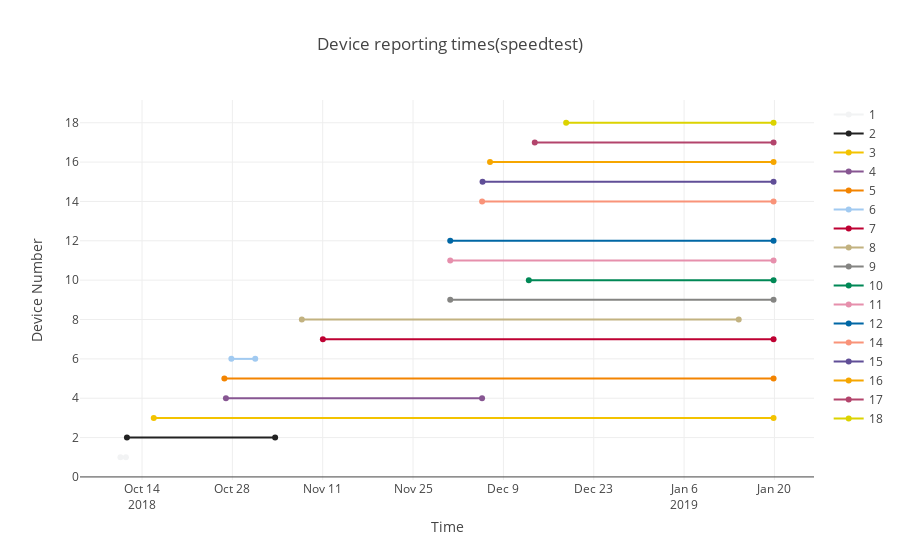

Notebook code cell kept with this figure:
### Code cell
print("Speedtest reporting times:")
data=[]
for i in range(len(device_numbers)):
    try:
        result_upload_first[i] = dateutil.parser.parse(result_upload_first[i]).strftime('%Y-%m-%d %H:%M:%S')
    except:
        result_upload_first[i]=None
    try:    
        result_upload_last[i] = dateutil.parser.parse(result_upload_last[i]).strftime('%Y-%m-%d %H:%M:%S')
    except:
        result_upload_last[i]=None
    print("Device: ", device_numbers[i],"  was reporting from ", result_upload_first[i], " to ",result_upload_last[i])
    trace = go.Scatter(x=[result_upload_first[i],result_upload_last[i]],y=[device_numbers[i],device_numbers[i]], 
                       name = device_numbers[i],marker=dict(color=colors[i]))
    data.append(trace)
layout = dict(title = "Device reporting times(speedtest)",xaxis=dict(title="Time"),
        yaxis=dict(title="Device Number"))
fig = go.Figure(data=data, layout=layout)
iplot(fig)

### Figure 1 — Plotly figure (JSON) as saved in the notebook; plotly's stock layout.template omitted (floating-point values rounded to 4 significant figures)
{"data": [{"marker": {"color": "F2F3F4"}, "name": 1, "type": "scatter", "x": ["2018-10-10 15:45:43", "2018-10-11 12:00:09"], "y": [1, 1]}, {"marker": {"color": "222222"}, "name": 2, "type": "scatter", "x": ["2018-10-11 15:55:58", "2018-11-03 15:00:12"], "y": [2, 2]}, {"marker": {"color": "F3C300"}, "name": 3, "type": "scatter", "x": ["2018-10-15 19:36:18", "2019-01-19 20:42:05"], "y": [3, 3]}, {"marker": {"color": "875692"}, "name": 4, "type": "scatter", "x": ["2018-10-27 00:03:48", "2018-12-05 16:36:12"], "y": [4, 4]}, {"marker": {"color": "F38400"}, "name": 5, "type": "scatter", "x": ["2018-10-26 18:18:08", "2019-01-19 20:42:08"], "y": [5, 5]}, {"marker": {"color": "A1CAF1"}, "name": 6, "type": "scatter", "x": ["2018-10-27 20:12:15", "2018-10-31 13:00:10"], "y": [6, 6]}, {"marker": {"color": "BE0032"}, "name": 7, "type": "scatter", "x": ["2018-11-11 00:36:13", "2019-01-19 20:42:05"], "y": [7, 7]}, {"marker": {"color": "C2B280"}, "name": 8, "type": "scatter", "x": ["2018-11-07 18:22:07", "2019-01-14 11:12:13"], "y": [8, 8]}, {"marker": {"color": "848482"}, "name": 9, "type": "scatter", "x": ["2018-11-30 18:12:12", "2019-01-19 20:42:11"], "y": [9, 9]}, {"marker": {"color": "008856"}, "name": 10, "type": "scatter", "x": ["2018-12-12 22:29:40", "2019-01-19 20:42:03"], "y": [10, 10]}, {"marker": {"color": "E68FAC"}, "name": 11, "type": "scatter", "x": ["2018-11-30 18:12:09", "2019-01-19 20:42:06"], "y": [11, 11]}, {"marker": {"color": "0067A5"}, "name": 12, "type": "scatter", "x": ["2018-11-30 18:12:06", "2019-01-19 20:42:13"], "y": [12, 12]}, {"marker": {"color": "F99379"}, "name": 14, "type": "scatter", "x": ["2018-12-05 16:48:41", "2019-01-19 20:42:06"], "y": [14, 14]}, {"marker": {"color": "604E97"}, "name": 15, "type": "scatter", "x": ["2018-12-05 18:23:59", "2019-01-19 20:42:05"], "y": [15, 15]}, {"marker": {"color": "F6A600"}, "name": 16, "type": "scatter", "x": ["2018-12-06 22:12:11", "2019-01-19 20:42:03"], "y": [16, 16]}, {"marker": {"color": "B3446C"}, "name": 17, "type": "scatter", "x": ["2018-12-13 20:42:08", "2019-01-19 20:42:11"], "y": [17, 17]}, {"marker": {"color": "DCD300"}, "name": 18, "type": "scatter", "x": ["2018-12-18 17:18:33", "2019-01-19 20:42:13"], "y": [18, 18]}], "layout": {"title": "Device reporting times(speedtest)", "xaxis": {"title": "Time"}, "yaxis": {"title": "Device Number"}}}
